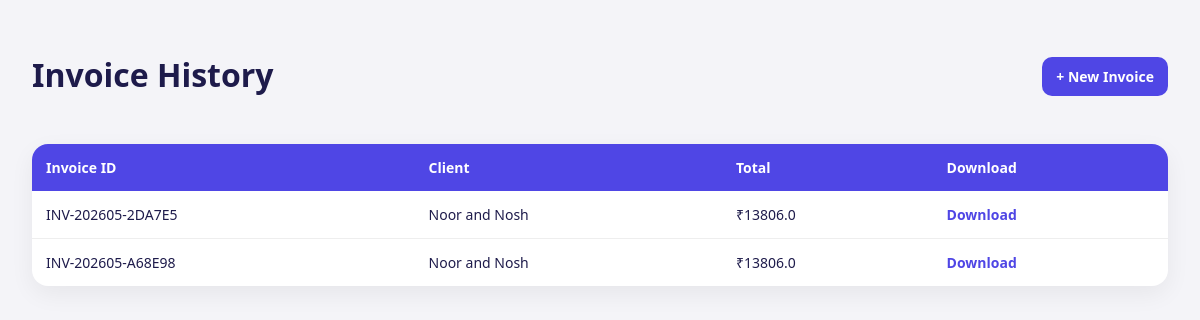
Before: /history with the older database file.
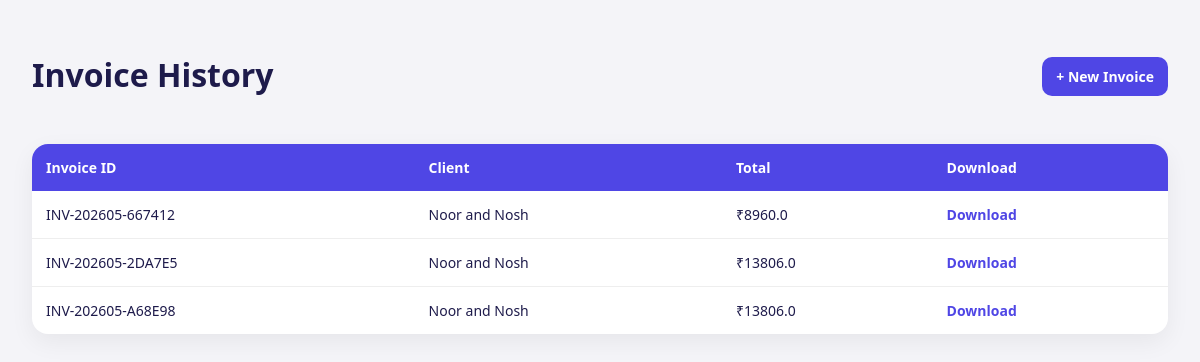
After: the same page with the newer database file.
### tables this page shows
CREATE TABLE invoices (
            id          TEXT PRIMARY KEY,
            client_name TEXT NOT NULL,
            total       REAL NOT NULL,
            filename    TEXT NOT NULL,
            created_at  TEXT NOT NULL
        );

### app.py (the view)
@app.route("/history")
def history():
    invoices = get_all_invoices()
    return render_template("history.html", invoices=invoices)

### database.py (called while the page is built)
def get_all_invoices():
    conn = sqlite3.connect(DB_PATH)
    rows = conn.execute(
        "SELECT * FROM invoices ORDER BY created_at DESC"
    ).fetchall()
    conn.close()
    return rows

### templates/history.html (shortened to what this page needs)
<!DOCTYPE html>
<html lang="en">
<head>
</head>
<body>
<div class="topbar">
  <h1>Invoice History</h1>
  <a href="/" class="back-btn">
    + New Invoice
  </a>
</div>
<div class="table-wrap">
<table>
  <tr>
    <th>Invoice ID</th>
    <th>Client</th>
    <th>Total</th>
    <th>Download</th>
  </tr>
  {% for invoice in invoices %}
  <tr>
    <td>{{ invoice[0] }}</td>
    <td>{{ invoice[1] }}</td>
    <td>₹{{ invoice[2] }}</td>
    <td>
      <a class="download"
         href="/download/{{ invoice[3] }}">
         Download
      </a>
    </td>
  </tr>
  {% endfor %}
</table>
</div>
</body>
</html>

### templates/history.html (style rules this page uses)
body { margin:0; font-family:'Segoe UI',sans-serif; background:#f4f4f8; padding:2rem; color:#1e1b4b; }
h1 { margin-bottom:1.5rem; }
.table-wrap { background:white; border-radius:16px; overflow:hidden; box-shadow:0 8px 24px rgba(0,0,0,.06); }
table { width:100%; border-collapse:collapse; }
th { background:#4f46e5; color:white; text-align:left; padding:14px; font-size:14px; }
td { padding:14px; border-bottom:1px solid #eee; font-size:14px; }
tr:last-child td { border-bottom:none; }
.download { color:#4f46e5; text-decoration:none; font-weight:600; }
.topbar { display:flex; justify-content:space-between; align-items:center; margin-bottom:1.5rem; }
.back-btn { text-decoration:none; color:white; background:#4f46e5; padding:10px 14px; border-radius:10px; font-size:14px; font-weight:600; }

Changed rows visible on the page:
added invoices: id "INV-202605-667412", client_name "Noor and Nosh", total "8960.0"
